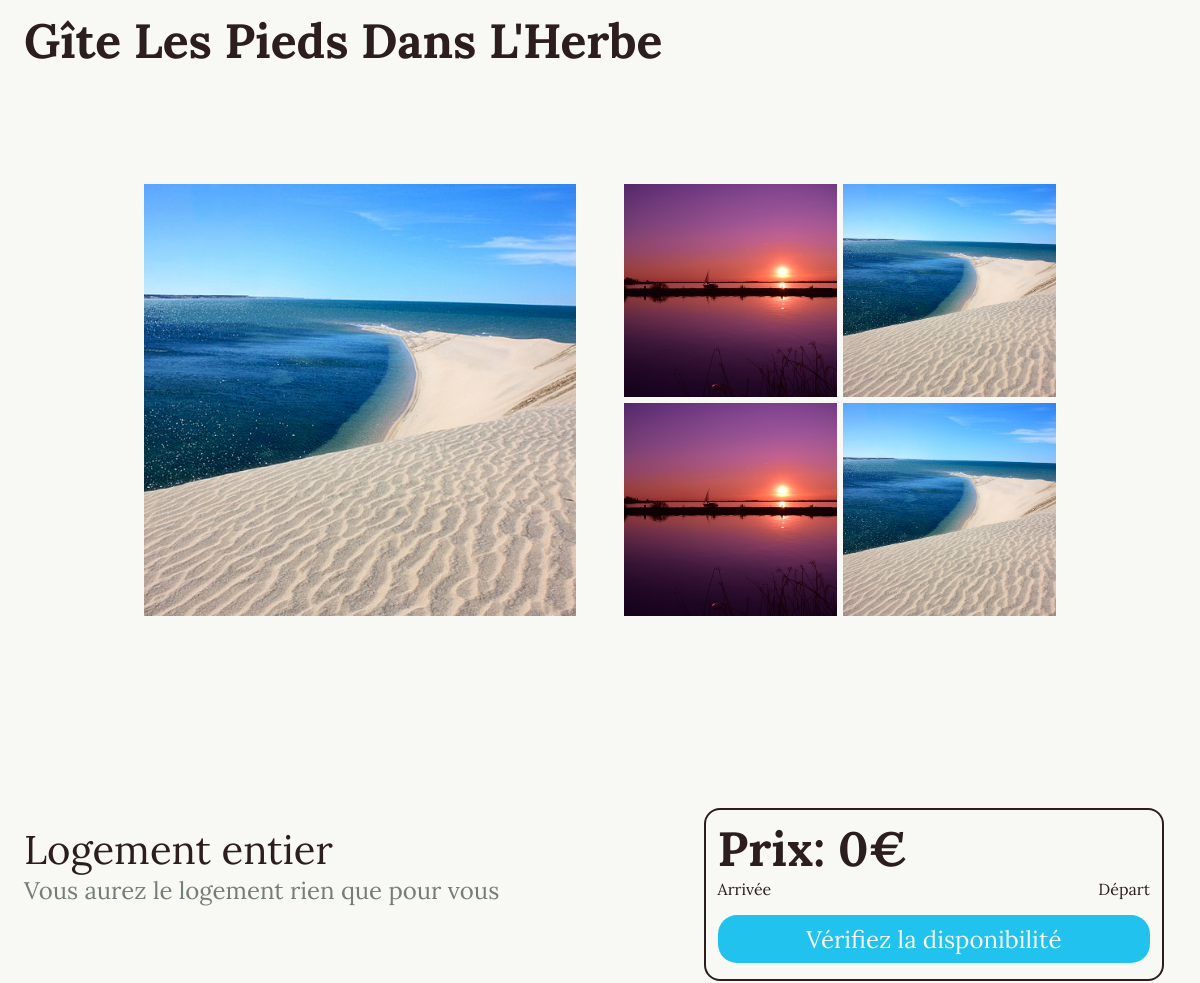
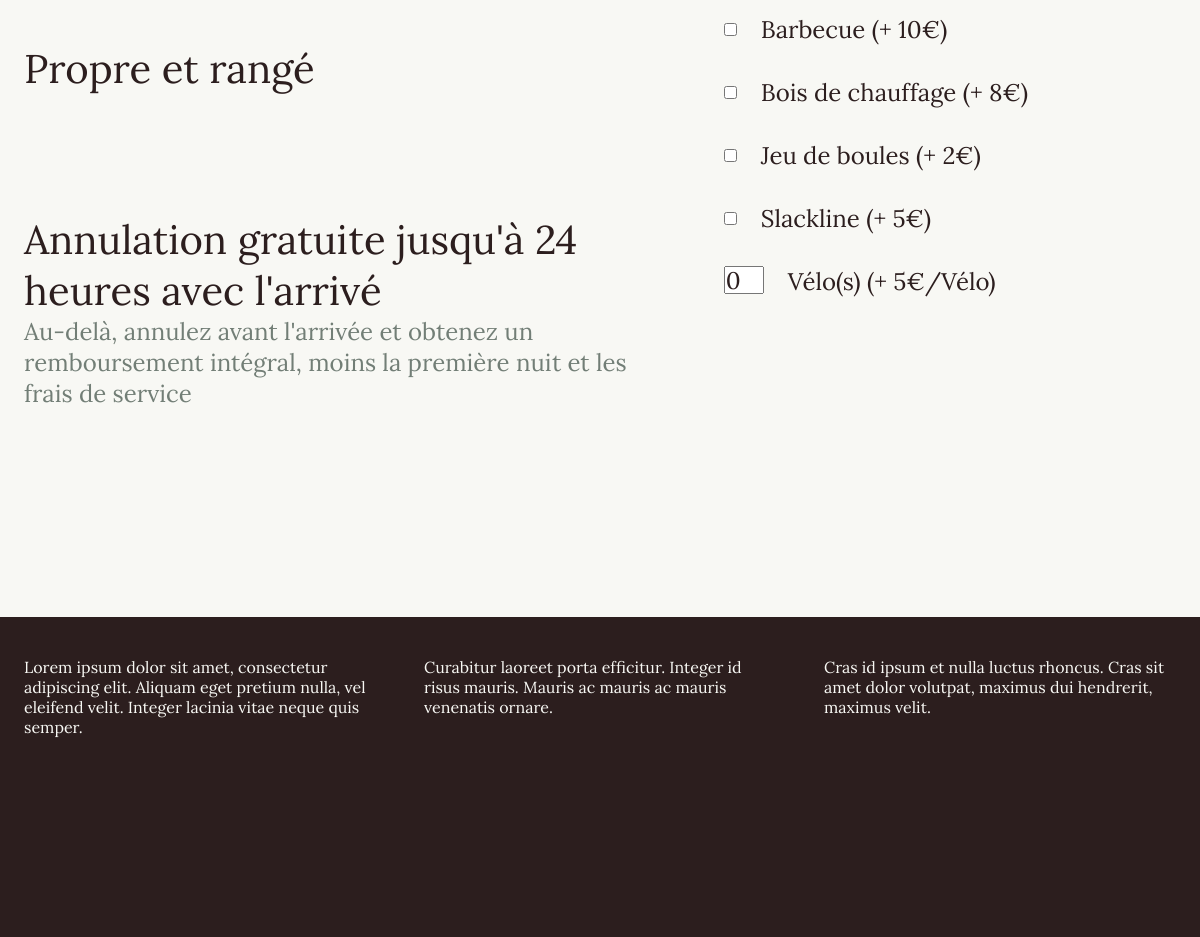
/catalog/home-details/, run on the app's committed database (2 pictures, top to bottom).
### catalog/models.py (models this page shows, shortened)
class Option(models.Model):
	nom = models.CharField(
		max_length=20,
		help_text="Nom de l'option (au singulier si plusieurs)")
	prix = models.IntegerField(
		default=0,
		help_text="Prix de l'option")
	plusieurs = models.BooleanField(
		default=False,
		help_text="Cocher si le client peut en prendre plusieurs")
	maximum = models.IntegerField(
		default=1,
		help_text="Nombre d' 'object' disponible au maximum")
	class Meta:
		ordering = ["nom", "prix"]

### catalog/views.py (the view, shortened to what this page needs)
# urls.py: path('home-details/', views.details, name="home-details"),
def details(request):
	home_images = Photographie.objects.exclude(logement__exact=None).order_by('?')[:5]
	if home_images.count() < 5:
		home_images = [image[0] for image in list(home_images.values_list('image'))] * 5
		home_images = home_images[:5]
	context = {
	'big_image': home_images[0],
	'home_images': home_images[1:],
	}
	form = None
	if request.method == 'POST':
		form = PickDatesOptionsForm(request.POST)
		if form.is_valid():
			request.session['start_date'] = str(form.cleaned_data['start_date'])
			request.session['end_date'] = str(form.cleaned_data['end_date'])
			options = dict()
			for field in form.cleaned_data:
				if not field in ('start_date', 'end_date'):
					options[field] = form.cleaned_data[field]
			request.session['options'] = options
			return HttpResponseRedirect(reverse('booking'))
	else:
		start_date = request.session.get("start_date", None)
		end_date = request.session.get("end_date", None)
		initial = dict()
		form = PickDatesOptionsForm(initial=initial)
	form_options = list()
	for field in form:
		if field.help_text == "option":
			form_options.append((field, Option.objects.get(pk=int(field.auto_id[3:]))))
	context['form_options'] = form_options
	context['form'] = form
	return render(
		request,
		'home-details.html',
		context=context,
		)

### catalog/forms.py
class PickDatesOptionsForm(PickDatesForm):
	def __init__(self, *args, **kwargs):
		super(PickDatesOptionsForm, self).__init__(*args, **kwargs)
		for option in Option.objects.all():
			if option.plusieurs:
				self.fields[str(option.id)] = forms.IntegerField(
					label=option.nom,
					initial=0,
					min_value=0,
					max_value=int(option.maximum),
					help_text="option",
					required=True)
			else:
				self.fields[str(option.id)] = forms.BooleanField(
					label=option.nom,
					help_text="option",
					required=False)

### catalog/templates/home-details.html (shortened to what this page needs)
{% extends "base_generic.html" %}
{% block add_on %}
	{% load static %}
{% endblock add_on %}
{% block content %}
	<div class="first">
		<h1 class="left"> Gîte Les Pieds Dans L'Herbe</h1>
		<section id="photos_logement">
			<img src="/media/{{ big_image }}">
			<section>
				{% for image in home_images %}
					<img src="/media/{{ image }}">
				{% endfor %}
			</section>
		</section>
	</div>
	<div class="second">
		<section id="info_logement">
			<section>
				<article>
					<p>Logement entier</p>
					<p>Vous aurez le logement rien que pour vous</p>
				</article>
				<article>
					<p>Propre et rangé</p>
				</article>
				<article>
					<p>Annulation gratuite jusqu'à 24 heures avec l'arrivé</p>
					<p>Au-delà, annulez avant l'arrivée et obtenez un remboursement intégral, moins la première nuit et les frais de service</p>
				</article>
			</section>
			<form action="", method="post">
				<div>
					<h2 id="prix">Prix: ???€</h2>
					<section>
						<div class="date-container"><p>{{ form.start_date.help_text }}</p></div>
						<div class="date-container"><p>{{ form.end_date.help_text }}</p></div>
					</section>
					<button type="submit">Vérifiez la disponibilité</button>
				</div>
				<article>
					{% for item in  form_options %}
						<section>
							{{ item.0}}
							{% if item.1.plusieurs %}
								<label for="{{ item.0.id_for_label }}" price="{{ item.1.prix }}">{{ item.0.label }}(s) (+ {{ item.1.prix }}€/{{ item.1.nom }})</label>
							{% else %}
								<label for="{{ item.0.id_for_label }}" price="{{ item.1.prix }}">{{ item.0.label }} (+ {{ item.1.prix }}€)</label>
							{% endif %}
						</section>
					{% endfor %}
				</article>
			</form>
	</div>
{% endblock content %}

### catalog/static/styles/styles.css (style rules this page uses)
html { scroll-behavior: smooth; }
body { margin: 0; overflow-x: hidden; }
div.first { width: 100vw; height: 100vh; background-color: #F8F8F4; background-repeat: no-repeat; background-size: cover; background-attachment: fixed; }
div.second { width: 100vw; height: 100vh; background-color: #F8F8F4; }
p, button, input, h1, h2, label { margin: 0; font-family: 'Lora', serif; color: #2C1E1E; }
h1 { padding: 1em 0 0.5em 0; text-align: center; font-size: 3vw; }
button { cursor: pointer; }
h1.left { padding: 0.2em 2vw; text-align: left; font-size: 3em; }
section#photos_logement { display: flex; flex-wrap: wrap; height: 80vh; width: 80vw; margin: auto; align-items: center; justify-content: space-around; }
section#photos_logement > * { box-sizing: border-box; height: max(min(80vh, 40vw), min(40vh, 80vw)); width: max(min(80vh, 40vw), min(40vh, 80vw)); object-fit: cover; padding: max(2vh, 2vw); }
section#photos_logement section { display: grid; grid-template-columns: 1fr 1fr; }
section#photos_logement section > img { box-sizing: border-box; height: 100%; width: 100%; object-fit: cover; padding: 0; }
section#photos_logement section > img:nth-of-type(1) { padding: 0 0.2em 0.2em 0; }
section#photos_logement section > img:nth-of-type(2) { padding: 0 0 0.2em 0.2em; }
section#photos_logement section > img:nth-of-type(3) { padding: 0.2em 0.2em 0 0; }
section#photos_logement section > img:nth-of-type(4) { padding: 0.2em 0 0 0.2em; }
section#info_logement { display: flex; height: 100%; width: 98%; }
section#info_logement > section { box-sizing: border-box; display: flex; flex-direction: column; flex: 60%; margin: 0; padding: 3vh 2vw 2vh; }
section#info_logement > section > article { margin: 0; padding: 0 0 15vh; }
section#info_logement > section > article p:first-child { font-size: 2.5em; color: #2C1E1E; }
section#info_logement > section > article p { font-size: 1.5em; color: #727E76; }
section#info_logement > form { display: flex; flex-direction: column; flex: 40%; align-items: center; padding: 1vh 1vw; height: 90%; }
section#info_logement > form > div { box-sizing: border-box; width: 100%; border: 2px solid #2C1E1E; border-radius: 1em; padding: 1vh 1vw; margin: 0; display:flex; flex-direction: column; justify-content: space-around; }
section#info_logement > form > div h2 { font-size: 3em; }
section#info_logement > form > div section { margin: 0 auto; display: flex; flex-wrap: wrap; justify-content: space-between; width: 100%; }
section#info_logement > form > div button { padding: 0; margin: 2vh auto 1vh; border: 0; background-color: #21C2EE; color: #F8F8F4; width: 100%; height: 2em; font-size: 1.5em; border-radius: 0.8em; }
section#info_logement > form > article { box-sizing: border-box; display: flex; flex-direction: column; justify-content: space-between; }
section#info_logement > form > article > section { box-sizing: border-box; display: flex; flex-direction: row; padding: 2vh 0; font-size: 1.5em; width:35vw; }
section#info_logement > form > article > section > input[type=number] { font-size: 1em; padding: 0; width: 1.5em; height: 1em; }
section#info_logement > form > article > section * { padding: 0 2vw; }

### data on the page
Option: nom "Barbecue", prix "10"
Option: nom "Bois de chauffage", prix "8"
Option: nom "Jeu de boules", prix "2"
Option: nom "Slackline", prix "5"
Option: item "0", nom "Vélo", prix "5"
